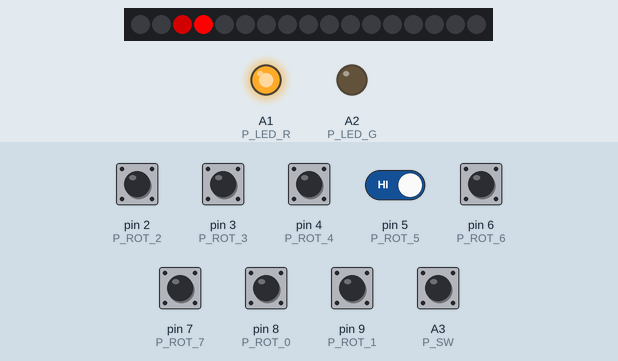
A sketch run on a simulated Arduino Uno, built with avr-gcc and run on an emulated ATmega328P. Parts: 17 RGB LEDs in strip order, left to right, output pins drawn as LEDs (lit = HIGH). Inputs (shaded band) come from the test bench; at power-on: A3 (P_SW), pin 2 (P_ROT_2), pin 3 (P_ROT_3), pin 4 (P_ROT_4), pin 5 (P_ROT_5), pin 6 (P_ROT_6), pin 7 (P_ROT_7), pin 8 (P_ROT_0), pin 9 (P_ROT_1) HIGH. Dim RGB values are drawn brighter than linear.

Above: at 11.4 s.
11.5 s: pin 5 (P_ROT_5) driven LOW
17.8 s: pin 2 (P_ROT_2) pulled LOW for 3 s
At 18.21 s:
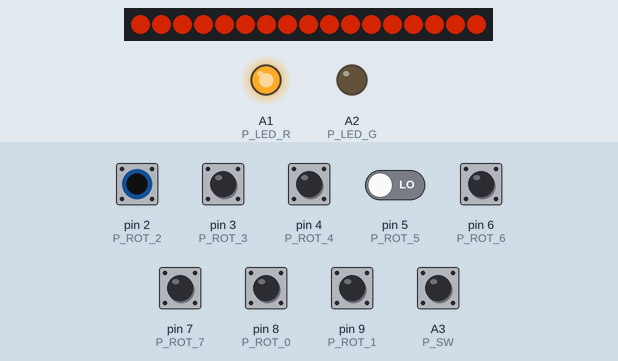
24.1 s: pin 9 (P_ROT_1) pulled LOW for 3 s
At 28.97 s:
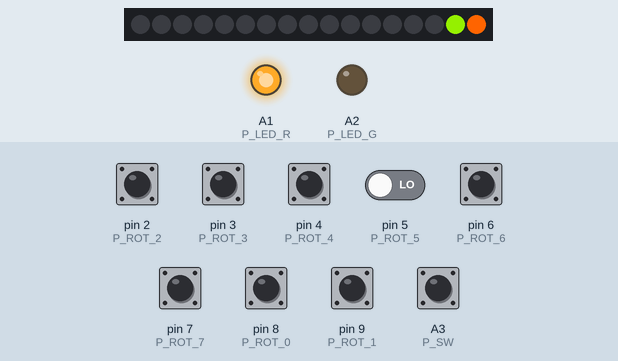
30.4 s: pin 4 (P_ROT_4) pulled LOW for 3 s
At 33.0 s:
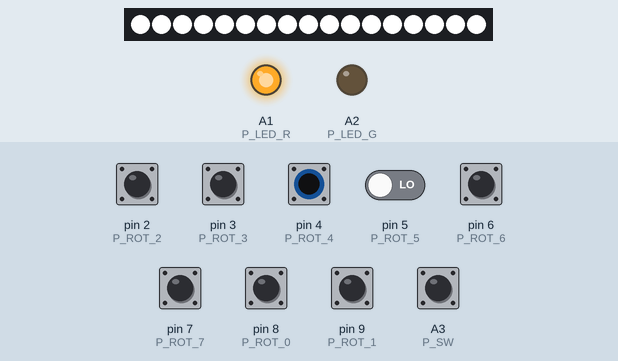
36.7 s: pin 2 (P_ROT_2) pulled LOW for 3 s
At 38.09 s:
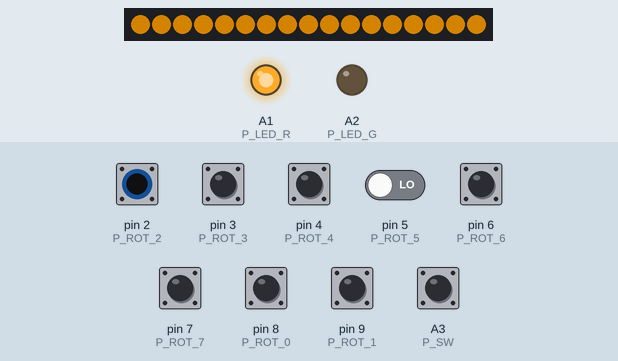
46.9 s: pin 9 (P_ROT_1) pulled LOW for 3 s
At 47.68 s:
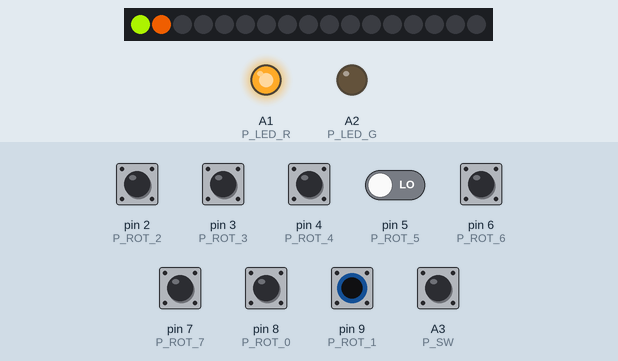

Measured:
- after the input at 17.8 s, the LEDs: change after 0.26 s (image 1)

The sketch:

K12_KITT_Scanner.ino
```cpp
#include "FastLED.h"

/**
 * K12 KITT Scanner
 * Copyright (C) 2020 Julius Clasen
 * Licensed under GNU AGPLv3
 * (See LICENSE for full license)
 */

//Debug
//#define DEBUG

//Pin definitions
#define P_ROT_0    8
#define P_ROT_1    9
#define P_ROT_2    2
#define P_ROT_3    3
#define P_ROT_4    4
#define P_ROT_5    5
#define P_ROT_6    6
#define P_ROT_7    7

#define P_SW      A3

#define P_LED_R   A1
#define P_LED_G   A2

#define P_WS2812B 11

//We're using 17 LEDs
#define NUM_LEDS 17

//Mode definitions
char mode;
#define M_KITT      0
#define M_KARR      1
#define M_RGB       2
#define M_WARN      3
#define M_HEADLIGHT 4
#define M_ECO       5
#define M_SPECIAL_A 6
#define M_SPECIAL_B 7

char animationDelay;
#define D_NORMAL 50
#define D_FAST   25

CRGB leds[NUM_LEDS];

void setup()
{
  //Pin setup
  pinMode(P_ROT_0, INPUT_PULLUP);
  pinMode(P_ROT_1, INPUT_PULLUP);
  pinMode(P_ROT_2, INPUT_PULLUP);
  pinMode(P_ROT_3, INPUT_PULLUP);
  pinMode(P_ROT_4, INPUT_PULLUP);
  pinMode(P_ROT_5, INPUT_PULLUP);
  pinMode(P_ROT_6, INPUT_PULLUP);
  pinMode(P_ROT_7, INPUT_PULLUP);
  pinMode(P_SW, INPUT_PULLUP);

  pinMode(P_LED_R, OUTPUT);
  pinMode(P_LED_G, OUTPUT);

  //WS2812B Setup
  FastLED.addLeds<NEOPIXEL, P_WS2812B>(leds, NUM_LEDS).setCorrection(Typical8mmPixel);

//  mode = M_KITT;
  animationDelay = D_NORMAL;
  digitalWrite(P_LED_R, HIGH);
  digitalWrite(P_LED_G, LOW);

  #ifdef DEBUG
  Serial.begin(9600);
  #endif
}

void loop()
{
  checkInputs();
  doAnimation();
}

void checkInputs()
{
  if(digitalRead(P_ROT_0) == LOW)
  {
    mode = M_KITT;
  }
  else if(digitalRead(P_ROT_1) == LOW)
  {
    mode = M_KARR;
  }
  else if(digitalRead(P_ROT_2) == LOW)
  {
    mode = M_RGB;
  }
  else if(digitalRead(P_ROT_3) == LOW)
  {
    mode = M_WARN;
  }
  else if(digitalRead(P_ROT_4) == LOW)
  {
    mode = M_HEADLIGHT;
  }
  else if(digitalRead(P_ROT_5) == LOW)
  {
    mode = M_ECO;
  }
  else if(digitalRead(P_ROT_6) == LOW)
  {
    mode = M_SPECIAL_B;
  }
  else if(digitalRead(P_ROT_7) == LOW)
  {
    mode = M_SPECIAL_A;
  }

  if(digitalRead(P_SW) == LOW)
  {
    if(animationDelay == D_NORMAL)
    {
      animationDelay = D_FAST;
      digitalWrite(P_LED_R, LOW);
      digitalWrite(P_LED_G, HIGH);
    }
    else
    {
      animationDelay = D_NORMAL;
      digitalWrite(P_LED_R, HIGH);
      digitalWrite(P_LED_G, LOW);
    }
    delay(100);
  }

  #ifdef DEBUG
  Serial.print((char) ('0' + mode));
  Serial.print(",");
  Serial.println((int) animationDelay);
  #endif
}

void doAnimation()
{
  switch(mode)
  {
    //Except for the color, both animations are identical
    case M_KITT:
    case M_KARR: //TODO: Fix KARR animation (middle LED is green instead of yellow)
    {
      int green = 0;
      if(mode == M_KARR)
      {
        green = 100;
      }

      for(int i = 0; i < NUM_LEDS; i++)
      {
        for(int j = 0; j <= 255; j += 51)
        {
          leds[i] = CRGB(j, (j * green) / 255, 0);
          if(i > 0)
          {
            char fadeA = 255 - (j / 2);
            leds[i - 1] = CRGB(fadeA, (fadeA * green) / 255, 0);
            if(i > 1)
            {
              char fadeB = 127 - (j / 2);
              leds[i - 2] = CRGB(fadeB, (fadeB * green) / 255, 0);
            }
          }
          FastLED.show();
          delay(animationDelay / 2);
        }
      }

      delay(animationDelay / 2);

      for(int i = NUM_LEDS - 1; i >= 0; i--)
      {
        for(int j = 0; j <= 255; j += 51)
        {
          leds[i] = CRGB(j, (j * green) / 255, 0);
          if(i < NUM_LEDS - 1)
          {
            char fadeA = 255 - (j / 2);
            leds[i + 1] = CRGB(fadeA, (fadeA * green) / 255, 0);
            if(i < NUM_LEDS - 2)
            {
              char fadeB = 127 - (j / 2);
              leds[i + 2] = CRGB(fadeB, (fadeB * green) / 255, 0);
            }
          }
          FastLED.show();
          delay(animationDelay / 2);
        }
      }

      delay(animationDelay / 2);

      break;
    }
    case M_RGB:
    {
      for(int i = 0; i < 128; i++)
      {
        for(int j = 0; j < NUM_LEDS; j++)
        {
          leds[j] = CRGB(128, i, 0);
        }
        FastLED.show();
        delay(10);
      }

      for(int i = 128; i >= 0; i--)
      {
        for(int j = 0; j < NUM_LEDS; j++)
        {
          leds[j] = CRGB(i, 128, 0);
        }
        FastLED.show();
        delay(10);
      }

      for(int i = 0; i < 128; i++)
      {
        for(int j = 0; j < NUM_LEDS; j++)
        {
          leds[j] = CRGB(0, 128, i);
        }
        FastLED.show();
        delay(10);
      }

      for(int i = 128; i >= 0; i--)
      {
        for(int j = 0; j < NUM_LEDS; j++)
        {
          leds[j] = CRGB(0, i, 128);
        }
        FastLED.show();
        delay(10);
      }

      for(int i = 0; i < 128; i++)
      {
        for(int j = 0; j < NUM_LEDS; j++)
        {
          leds[j] = CRGB(i, 0, 128);
        }
        FastLED.show();
        delay(10);
      }

      for(int i = 128; i >= 0; i--)
      {
        for(int j = 0; j < NUM_LEDS; j++)
        {
          leds[j] = CRGB(128, 0, i);
        }
        FastLED.show();
        delay(10);
      }

      break;
    }
    case M_WARN:
    {
      for(int i = 0; i < 256; i++)
      {
        for(int j = 0; j < NUM_LEDS; j++)
        {
          leds[j] = CRGB(i, (i / 3) * 2, 0);
        }
        FastLED.show();
      }
      delay(animationDelay);

      for(int i = 255; i >= 0; i--)
      {
        for(int j = 0; j < NUM_LEDS; j++)
        {
          leds[j] = CRGB(i, (i / 3) * 2, 0);
        }
        FastLED.show();
      }
      delay(animationDelay);

      break;
    }
    case M_HEADLIGHT:
    {
      for(int i = 0; i < NUM_LEDS; i++)
      {
        leds[i] = CRGB(255, 255, 255);
        FastLED.show();
      }
      break;
    }
    case M_ECO:
    {
      for(int i = 0; i < NUM_LEDS / 2; i++)
      {
        leds[i] = CRGB(0, 200, 0); //LEDs 0 to 7
        leds[NUM_LEDS - 1 - i] = CRGB(0, 200, 0); //LEDs 16 to 9
        if(i > 1)
        {
          leds[i - 2] = CRGB(0, 0, 0);
          leds[NUM_LEDS + 1 - i] = CRGB(0, 0, 0);
        }
        FastLED.show();
        delay(animationDelay);
      }

      //Center LED (8) on
      leds[NUM_LEDS / 2] = CRGB(0, 200, 0);
      //+2 LEDs off
      leds[NUM_LEDS / 2 - 2] = CRGB(0, 0, 0);
      leds[NUM_LEDS / 2 + 2] = CRGB(0, 0, 0);
      FastLED.show();
      delay(animationDelay);
      //+1 LEDs off
      leds[NUM_LEDS / 2 - 1] = CRGB(0, 0, 0);
      leds[NUM_LEDS / 2 + 1] = CRGB(0, 0, 0);
      FastLED.show();
      delay(animationDelay);
      //Center LED off
      leds[NUM_LEDS / 2] = CRGB(0, 0, 0);
      FastLED.show();
      delay(animationDelay * 2);

      break;
    }
    case M_SPECIAL_B:
    {
      break;
    }
    case M_SPECIAL_A:
    {
      break;
    }
  }
}
```
